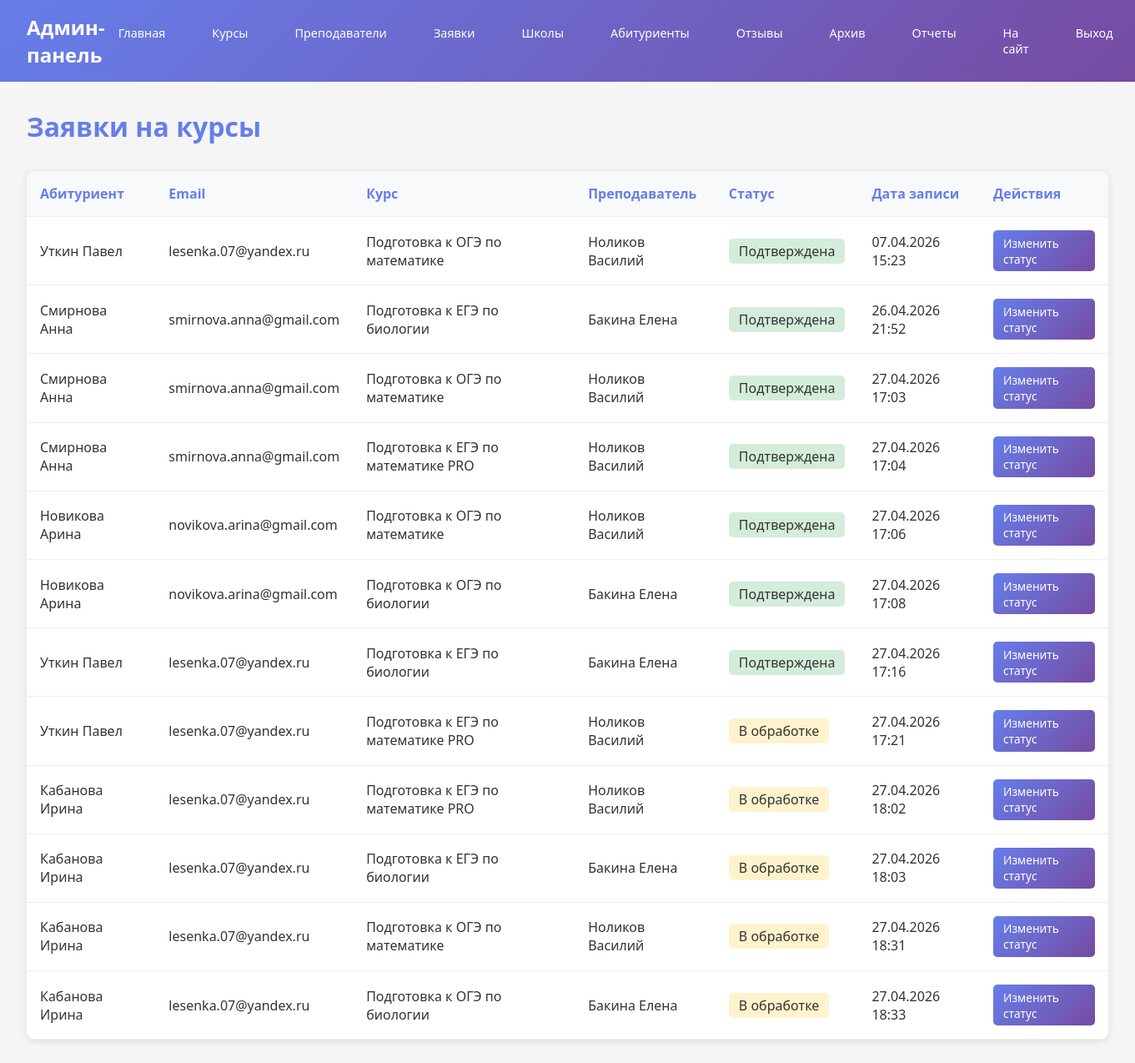
Screenshot of /admin-panel/records/ (signed in) with the database file from the repository.
### main/models.py (models this page shows, shortened)
class RecordCourse(models.Model):
    STATUS_CHOICES = [
        ('В обработке', 'В обработке'),
        ('Подтверждена', 'Подтверждена'),
        ('Отклонена', 'Отклонена'),
        ('Завершена', 'Завершена'),
    ]
    record_id = models.AutoField(primary_key=True)
    abiturient = models.ForeignKey(Abiturient, on_delete=models.CASCADE, db_column='abitur_id')
    course = models.ForeignKey(Course, on_delete=models.CASCADE, db_column='course_id')
    status = models.CharField(
        max_length=20,
        choices=STATUS_CHOICES,
        default='В обработке'
    )
    created_at = models.DateTimeField(auto_now_add=True, null=True, blank=True)
    class Meta:
        db_table = 'record_course'
        constraints = [
            models.UniqueConstraint(
                fields=['abiturient', 'course'],
                name='unique_enrollment_per_course'
            )
        ]

class Abiturient(models.Model):
    abitur_id = models.AutoField(primary_key=True)
    user = models.ForeignKey(Users, on_delete=models.CASCADE, db_column='user_id')
    first_name = models.CharField(
        max_length=100,
        validators=[
            RegexValidator(
                regex=r'^[а-яА-Яa-zA-Z]{2,50}$',
                message='Имя должно содержать от 2 до 50 букв'
            )
        ]
    )
    last_name = models.CharField(
        max_length=100,
        validators=[
            RegexValidator(
                regex=r'^[а-яА-Яa-zA-Z]{2,50}$',
                message='Фамилия должна содержать от 2 до 50 букв'
            )
        ]
    )
    email = models.EmailField(
        max_length=255,
        validators=[EmailValidator(message='Введите корректный email адрес')]
    )
    phone = models.CharField(
        max_length=20,
        blank=True,
        null=True,
        validators=[
            RegexValidator(
                regex=r'^[\+]?[0-9\s\-\(\)]{10,20}$',
                message='Введите телефон в формате +7 (___) ___-__-__'
            )
        ]
    )
    class_name = models.CharField(
        max_length=20,
        db_column='class',
        blank=True,
        null=True,
        validators=[
            RegexValidator(
                regex=r'^[1-4]?[0-9][а-яА-Я]?$',
                message='Введите класс в формате 9а, 10б, 11в'
            )
        ]
    )
    school = models.ForeignKey(
        School,
        on_delete=models.SET_NULL,
        db_column='school_id',
        null=True,
        blank=True
    )
    parent = models.ForeignKey(
        Parent,
        on_delete=models.SET_NULL,
        db_column='parent_id',
        null=True,
        blank=True
    )
    photo = models.ImageField(
        upload_to='students/photos/',
        blank=True,
        null=True,
        help_text='Фотография абитуриента (необязательно)'
    )
    is_activ = models.BooleanField(default=True)
    class Meta:
        db_table = 'abiturients'

class Course(models.Model):
    course_id = models.AutoField(primary_key=True)
    name = models.CharField(max_length=255)
    description = models.TextField()
    teacher = models.ForeignKey(Teacher, on_delete=models.CASCADE, db_column='teacher_id')
    level = models.CharField(max_length=50)
    price = models.DecimalField(
        max_digits=10,
        decimal_places=2,
        validators=[MinValueValidator(0.01)]
    )
    start_date = models.DateField()
    end_date = models.DateField()
    raspisanie = models.CharField(max_length=255, blank=True, null=True)
    is_activ = models.BooleanField(default=True)
    max_students = models.PositiveIntegerField(
        default=15,
        help_text='Максимальное количество студентов на курсе'
    )
    photo_url = models.CharField(max_length=500, blank=True, null=True)
    photo = models.ImageField(
        upload_to='courses/photos/',
        blank=True,
        null=True,
        help_text='Фотография курса (необязательно)'
    )
    class Meta:
        db_table = 'courses'

class Teacher(models.Model):
    teacher_id = models.AutoField(primary_key=True)
    user = models.ForeignKey(Users, on_delete=models.CASCADE, db_column='user_id')
    first_name = models.CharField(
        max_length=100,
        validators=[
            RegexValidator(
                regex=r'^[а-яА-Яa-zA-Z]{2,50}$',
                message='Имя должно содержать от 2 до 50 букв'
            )
        ]
    )
    last_name = models.CharField(
        max_length=100,
        validators=[
            RegexValidator(
                regex=r'^[а-яА-Яa-zA-Z]{2,50}$',
                message='Фамилия должна содержать от 2 до 50 букв'
            )
        ]
    )
    description = models.TextField(blank=True, null=True)
    email = models.EmailField(
        max_length=255,
        validators=[EmailValidator(message='Введите корректный email адрес')]
    )
    photo_url = models.CharField(max_length=500, blank=True, null=True)
    photo = models.ImageField(
        upload_to='teachers/photos/',
        blank=True,
        null=True,
        help_text='Фотография преподавателя (необязательно)'
    )
    is_activ = models.BooleanField(default=True)
    class Meta:
        db_table = 'teachers'

### main/views.py (the view)
# urls.py: path('admin-panel/records/', views.admin_records, name='admin_records'),
@staff_member_required
def admin_records(request):
    records = RecordCourse.objects.select_related('abiturient', 'course__teacher').all()
    return render(request, 'admin/records.html', {'records': records})

### main/templates/admin/records.html (shortened to what this page needs)
{% extends 'admin/base_admin.html' %}
{% block content %}
<div style="display: flex; justify-content: space-between; align-items: center; margin-bottom: 2rem;">
    <h1 style="color: #667eea;">Заявки на курсы</h1>
</div>
{% if records %}
<table>
    <thead>
        <tr>
            <th>Абитуриент</th>
            <th>Email</th>
            <th>Курс</th>
            <th>Преподаватель</th>
            <th>Статус</th>
            <th>Дата записи</th>
            <th>Действия</th>
        </tr>
    </thead>
    <tbody>
        {% for record in records %}
        <tr>
            <td>{{ record.abiturient.last_name }} {{ record.abiturient.first_name }}</td>
            <td>{{ record.abiturient.email }}</td>
            <td>{{ record.course.name }}</td>
            <td>{{ record.course.teacher.last_name }} {{ record.course.teacher.first_name }}</td>
            <td>
                <span style="padding: 0.25rem 0.75rem; border-radius: 5px; background: {% if record.status == 'Подтверждена' %}#d4edda{% elif record.status == 'В обработке' %}#fff3cd{% else %}#f8d7da{% endif %}; color: #333;">
                    {{ record.status }}
                </span>
            </td>
            <td>{{ record.created_at|date:"d.m.Y H:i" }}</td>
            <td>
                <a href="{% url 'admin_update_record_status' record.record_id %}" class="btn btn-small">
                    Изменить статус
                </a>
            </td>
        </tr>
        {% endfor %}
    </tbody>
</table>
{% else %}
<div style="background: white; border-radius: 10px; padding: 3rem; text-align: center; box-shadow: 0 2px 10px rgba(0,0,0,0.1);">
    <p style="color: #999; font-size: 1.1rem;">Заявок пока нет</p>
</div>
{% endif %}
{% endblock %}

### main/templates/admin/base_admin.html (style rules this page uses)
* { margin: 0; padding: 0; box-sizing: border-box; }
body { font-family: 'Segoe UI', Tahoma, Geneva, Verdana, sans-serif; background-color: #f5f5f5; color: #333; }
.btn { display: inline-block; padding: 0.5rem 1rem; background: linear-gradient(135deg, #667eea 0%, #764ba2 100%); color: white; text-decoration: none; border-radius: 5px; border: none; cursor: pointer; font-size: 0.9rem; }
.btn-small { padding: 0.35rem 0.75rem; font-size: 0.85rem; }
table { width: 100%; background: white; border-radius: 10px; overflow: hidden; box-shadow: 0 2px 10px rgba(0,0,0,0.1); border-collapse: collapse; }
th, td { padding: 1rem; text-align: left; border-bottom: 1px solid #eee; }
th { background: #f8f9fa; font-weight: 600; color: #667eea; }

### rows the page displays
RecordCourse: abiturient.last_name "Уткин", abiturient.first_name "Павел", abiturient.email "lesenka.07@yandex.ru", course.name "Подготовка к ОГЭ по математике", course.teacher.last_name "Ноликов", course.teacher.first_name "Василий", status "Подтверждена", created_at "07.04.2026 15:23"
RecordCourse: abiturient.last_name "Смирнова", abiturient.first_name "Анна", abiturient.email "smirnova.anna@gmail.com", course.name "Подготовка к ЕГЭ по биологии", course.teacher.last_name "Бакина", course.teacher.first_name "Елена", status "Подтверждена", created_at "26.04.2026 21:52"
RecordCourse: abiturient.last_name "Смирнова", abiturient.first_name "Анна", abiturient.email "smirnova.anna@gmail.com", course.name "Подготовка к ОГЭ по математике", course.teacher.last_name "Ноликов", course.teacher.first_name "Василий", status "Подтверждена", created_at "27.04.2026 17:03"
RecordCourse: abiturient.last_name "Смирнова", abiturient.first_name "Анна", abiturient.email "smirnova.anna@gmail.com", course.name "Подготовка к ЕГЭ по математике PRO", course.teacher.last_name "Ноликов", course.teacher.first_name "Василий", status "Подтверждена", created_at "27.04.2026 17:04"
RecordCourse: abiturient.last_name "Новикова", abiturient.first_name "Арина", abiturient.email "novikova.arina@gmail.com", course.name "Подготовка к ОГЭ по математике", course.teacher.last_name "Ноликов", course.teacher.first_name "Василий", status "Подтверждена", created_at "27.04.2026 17:06"
RecordCourse: abiturient.last_name "Новикова", abiturient.first_name "Арина", abiturient.email "novikova.arina@gmail.com", course.name "Подготовка к ОГЭ по биологии", course.teacher.last_name "Бакина", course.teacher.first_name "Елена", status "Подтверждена", created_at "27.04.2026 17:08"
RecordCourse: abiturient.last_name "Уткин", abiturient.first_name "Павел", abiturient.email "lesenka.07@yandex.ru", course.name "Подготовка к ЕГЭ по биологии", course.teacher.last_name "Бакина", course.teacher.first_name "Елена", status "Подтверждена", created_at "27.04.2026 17:16"
RecordCourse: abiturient.last_name "Уткин", abiturient.first_name "Павел", abiturient.email "lesenka.07@yandex.ru", course.name "Подготовка к ЕГЭ по математике PRO", course.teacher.last_name "Ноликов", course.teacher.first_name "Василий", status "В обработке", created_at "27.04.2026 17:21"
RecordCourse: abiturient.last_name "Кабанова", abiturient.first_name "Ирина", abiturient.email "lesenka.07@yandex.ru", course.name "Подготовка к ЕГЭ по математике PRO", course.teacher.last_name "Ноликов", course.teacher.first_name "Василий", status "В обработке", created_at "27.04.2026 18:02"
RecordCourse: abiturient.last_name "Кабанова", abiturient.first_name "Ирина", abiturient.email "lesenka.07@yandex.ru", course.name "Подготовка к ЕГЭ по биологии", course.teacher.last_name "Бакина", course.teacher.first_name "Елена", status "В обработке", created_at "27.04.2026 18:03"
RecordCourse: abiturient.last_name "Кабанова", abiturient.first_name "Ирина", abiturient.email "lesenka.07@yandex.ru", course.name "Подготовка к ОГЭ по математике", course.teacher.last_name "Ноликов", course.teacher.first_name "Василий", status "В обработке", created_at "27.04.2026 18:31"
RecordCourse: abiturient.last_name "Кабанова", abiturient.first_name "Ирина", abiturient.email "lesenka.07@yandex.ru", course.name "Подготовка к ОГЭ по биологии", course.teacher.last_name "Бакина", course.teacher.first_name "Елена", status "В обработке", created_at "27.04.2026 18:33"
